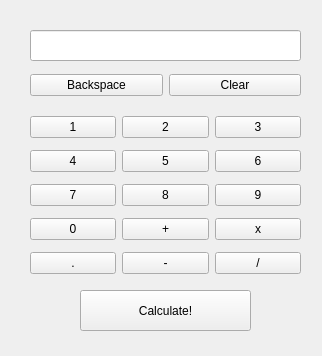
<?xml version="1.0" encoding="UTF-8"?>
<ui version="4.0">
 <class>Form</class>
 <widget class="QWidget" name="Form">
  <property name="geometry">
   <rect>
    <x>0</x>
    <y>0</y>
    <width>322</width>
    <height>356</height>
   </rect>
  </property>
  <property name="windowTitle">
   <string>Form</string>
  </property>
  <widget class="QLineEdit" name="lineEdit">
   <property name="geometry">
    <rect>
     <x>30</x>
     <y>30</y>
     <width>271</width>
     <height>31</height>
    </rect>
   </property>
   <property name="readOnly">
    <bool>true</bool>
   </property>
  </widget>
  <widget class="QPushButton" name="pushButton_calculate">
   <property name="geometry">
    <rect>
     <x>80</x>
     <y>290</y>
     <width>171</width>
     <height>41</height>
    </rect>
   </property>
   <property name="text">
    <string>Calculate!</string>
   </property>
  </widget>
  <widget class="QWidget" name="">
   <property name="geometry">
    <rect>
     <x>30</x>
     <y>110</y>
     <width>271</width>
     <height>171</height>
    </rect>
   </property>
   <layout class="QHBoxLayout" name="horizontalLayout">
    <item>
     <layout class="QVBoxLayout" name="verticalLayout">
      <item>
       <widget class="QPushButton" name="pushButton_1">
        <property name="text">
         <string>1</string>
        </property>
       </widget>
      </item>
      <item>
       <widget class="QPushButton" name="pushButton_4">
        <property name="text">
         <string>4</string>
        </property>
       </widget>
      </item>
      <item>
       <widget class="QPushButton" name="pushButton_7">
        <property name="text">
         <string>7</string>
        </property>
       </widget>
      </item>
      <item>
       <widget class="QPushButton" name="pushButton_0">
        <property name="text">
         <string>0</string>
        </property>
       </widget>
      </item>
      <item>
       <widget class="QPushButton" name="pushButton_point">
        <property name="text">
         <string>.</string>
        </property>
       </widget>
      </item>
     </layout>
    </item>
    <item>
     <layout class="QVBoxLayout" name="verticalLayout_2">
      <item>
       <widget class="QPushButton" name="pushButton_2">
        <property name="text">
         <string>2</string>
        </property>
       </widget>
      </item>
      <item>
       <widget class="QPushButton" name="pushButton_5">
        <property name="text">
         <string>5</string>
        </property>
       </widget>
      </item>
      <item>
       <widget class="QPushButton" name="pushButton_8">
        <property name="text">
         <string>8</string>
        </property>
       </widget>
      </item>
      <item>
       <widget class="QPushButton" name="pushButton_plus">
        <property name="text">
         <string>+</string>
        </property>
       </widget>
      </item>
      <item>
       <widget class="QPushButton" name="pushButton_substract">
        <property name="text">
         <string>-</string>
        </property>
       </widget>
      </item>
     </layout>
    </item>
    <item>
     <layout class="QVBoxLayout" name="verticalLayout_3">
      <item>
       <widget class="QPushButton" name="pushButton_3">
        <property name="text">
         <string>3</string>
        </property>
       </widget>
      </item>
      <item>
       <widget class="QPushButton" name="pushButton_6">
        <property name="text">
         <string>6</string>
        </property>
       </widget>
      </item>
      <item>
       <widget class="QPushButton" name="pushButton_9">
        <property name="text">
         <string>9</string>
        </property>
       </widget>
      </item>
      <item>
       <widget class="QPushButton" name="pushButton_multipy">
        <property name="text">
         <string>x</string>
        </property>
       </widget>
      </item>
      <item>
       <widget class="QPushButton" name="pushButton_division">
        <property name="text">
         <string>/</string>
        </property>
       </widget>
      </item>
     </layout>
    </item>
   </layout>
  </widget>
  <widget class="QWidget" name="">
   <property name="geometry">
    <rect>
     <x>30</x>
     <y>60</y>
     <width>271</width>
     <height>51</height>
    </rect>
   </property>
   <layout class="QHBoxLayout" name="horizontalLayout_2">
    <item>
     <widget class="QPushButton" name="pushButton_back">
      <property name="text">
       <string>Backspace</string>
      </property>
     </widget>
    </item>
    <item>
     <widget class="QPushButton" name="pushButton_clear">
      <property name="text">
       <string>Clear</string>
      </property>
     </widget>
    </item>
   </layout>
  </widget>
 </widget>
 <resources/>
 <connections/>
</ui>
